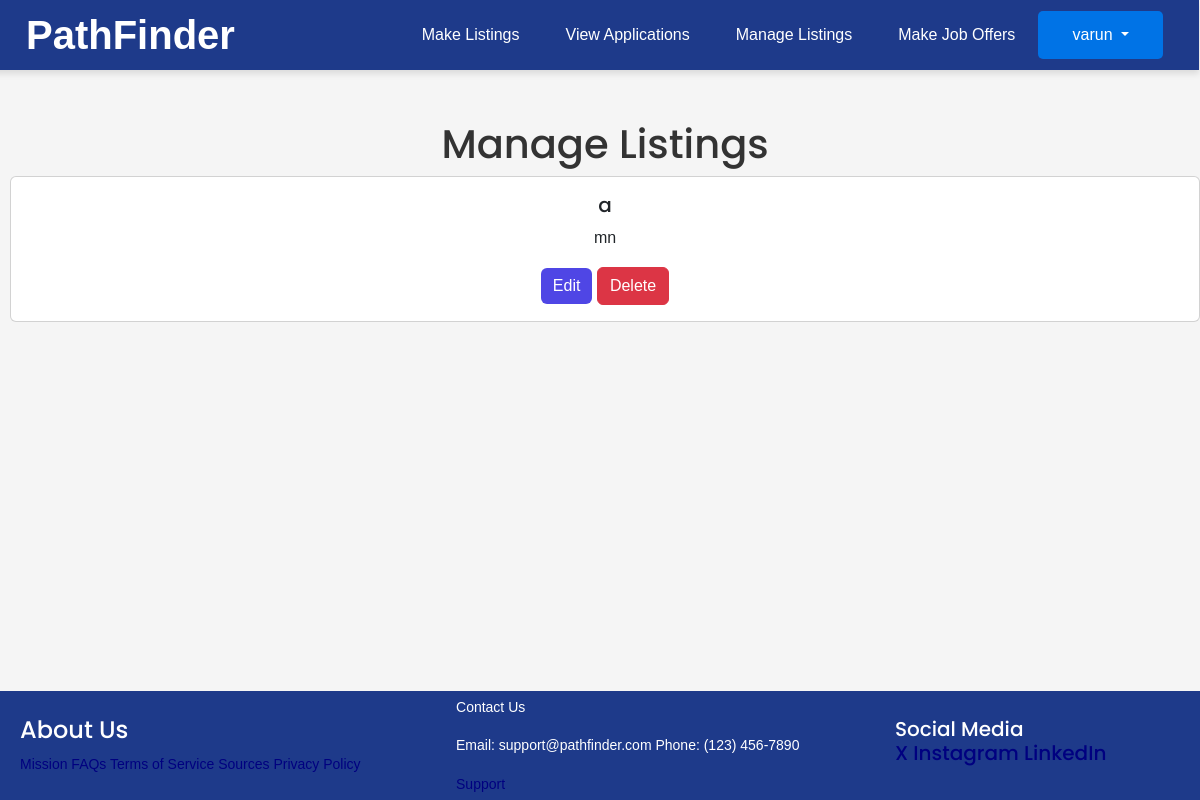
The page /manage-listings (signed in) on the database as committed earlier.
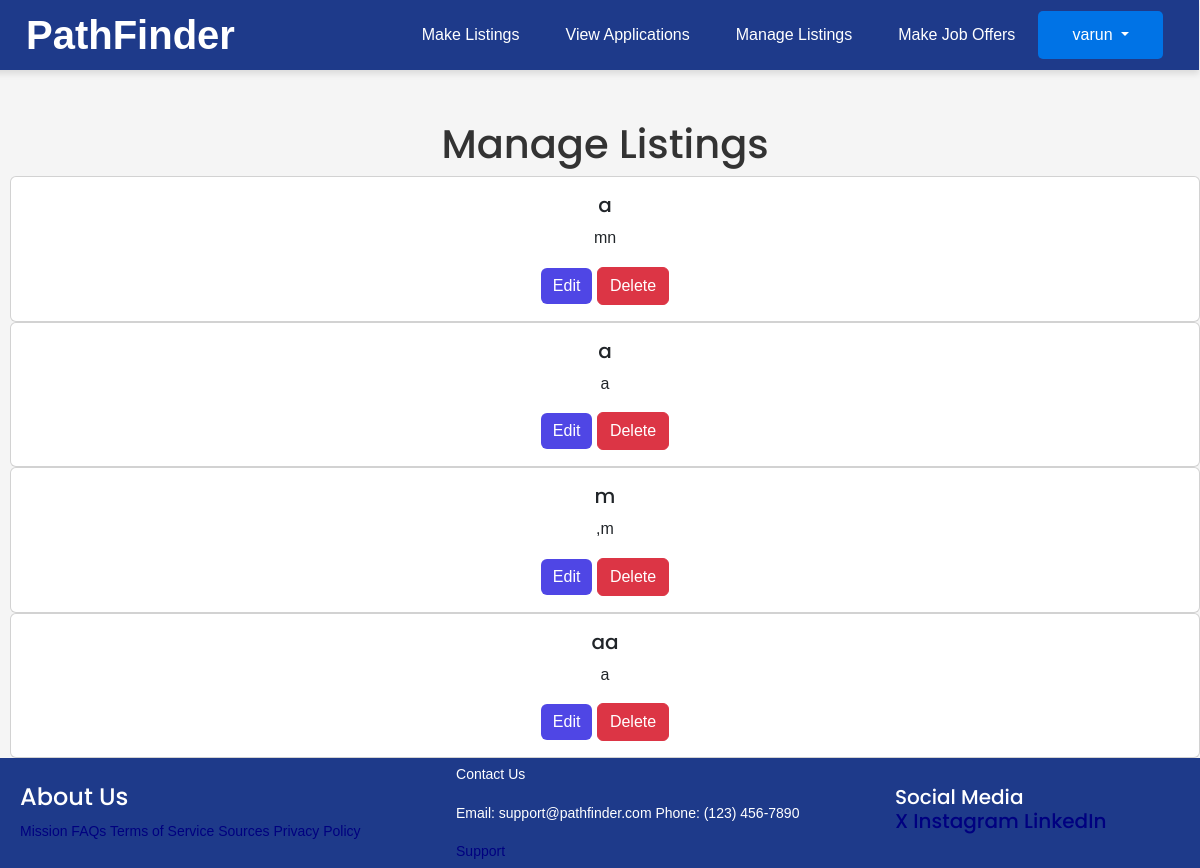
The same page on the database as committed later.
### joblist/models.py (models this page shows, shortened)
class JobListing(models.Model):
    jobtypechoices = ( ("Arts", "Arts"),
                      ("Business", "Business"),
                        ("Communications", "Communications"),
                        ("Education", "Education"),
                        ("Healthcare", "Healthcare"),
                        ("Hospitality", "Hospitality"),
                        ("Information Technology", "Information Technology"),
                        ("Law Enforcement", "Law Enforcement"),
                        ("Sales and Marketing", "Sales and Marketing"),
                        ("Science", "Science"),
                        ("Transportation", "Transportation"),
                        ("Other", "Other"
                        ))
    jobfield = models.CharField(
        choices=jobtypechoices,
        max_length=100,
        null=True,
        blank=True,
        default='other')
    job_title = models.CharField(max_length=100)
    description = models.TextField()
    date_posted = models.DateTimeField(default=timezone.now)
    salary = models.IntegerField()
    author = models.ForeignKey(User, on_delete=models.CASCADE)
    company_name = models.CharField(max_length=100, default='Unknown Company')
    location = models.CharField(max_length=100)
    benefits = models.TextField(max_length=1000)
    job_type = models.CharField(choices = (("Part-Time", "Part-Time"), ("Full-Time", "Full-Time"), ("Other", "Other")), max_length=100)
    job_requirements = models.TextField(max_length=100)
    company_info = models.TextField(max_length=1000)
    notes = models.TextField(max_length=1000)
    status = models.TextField()

### joblist/views.py (the view)
# urls.py: path('manage-listings', views.managelistings, name="manage-listings"),
def managelistings(request):
    jobs = JobListing.objects.filter(author = request.user)
    return render(request, "joblist/manage-listings.html", {"jobs": jobs})

### joblist/templates/joblist/manage-listings.html (shortened to what this page needs)
{% extends "joblist/base.html" %}
{% block content %}
{% if user.is_authenticated %}
{% if user.role == "Employer" %}
<h1>Manage Listings</h1>
{% for job in jobs %}
<div class="card">
  <div class="card-body">
    <h5 class="card-title">{{ job.job_title }}</h5>
    <p class="card-text">{{ job.description }}</p>
    <a onclick = "editlisting('{{job.id}}')" class="btn btn-primary">Edit</a>
    <a onclick="deleteapp('{{job.id}}')" class="btn btn-danger">Delete</a>
  </div>
</div>
  {% endfor %}
  {% endif %}
  {% endif %}
  {%endblock content%}

Rows that differ between the two databases and show on the page:
added JobListing: job_title "a", description "a"
added JobListing: job_title "m", description ",m"
added JobListing: job_title "aa", description "a"
